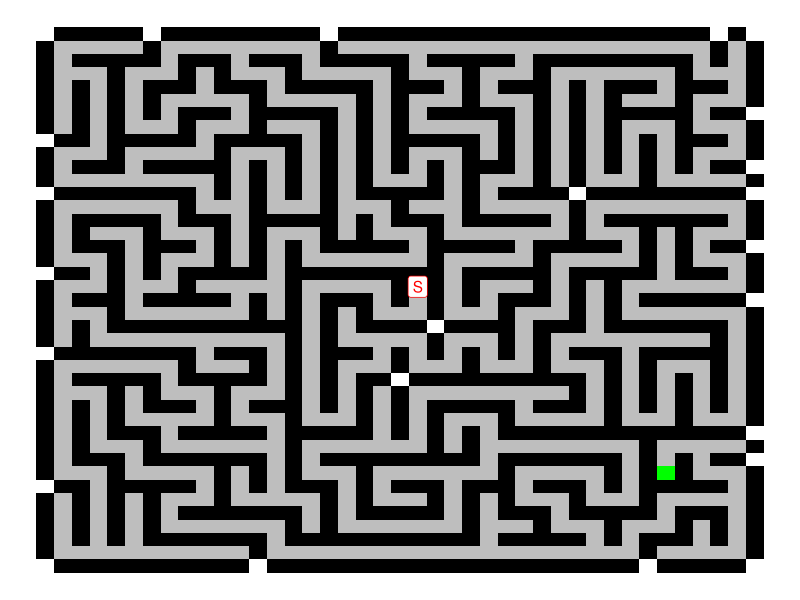

R code for this plot:
# Databricks notebook source
# MAGIC %md https://adventofcode.com/2019/day/15

# COMMAND ----------

# MAGIC %md <article class="day-desc"><h2>--- Day 15: Oxygen System ---</h2><p>Out here in deep space, many things can go wrong. Fortunately, many of those things have <span title="Which indicator lights indicate when the indicator lights have failed?">indicator lights</span>. Unfortunately, one of those lights is lit: the oxygen system for part of the ship has failed!</p>
# MAGIC <p>According to the readouts, the oxygen system must have failed days ago after a rupture in oxygen tank two; that section of the ship was automatically sealed once oxygen levels went dangerously low. A single remotely-operated <em>repair droid</em> is your only option for fixing the oxygen system.</p>
# MAGIC <p>The Elves' care package included an <a href="9">Intcode</a> program (your puzzle input) that you can use to remotely control the repair droid. By running that program, you can direct the repair droid to the oxygen system and fix the problem.</p>
# MAGIC <p>The remote control program executes the following steps in a loop forever:</p>
# MAGIC <ul>
# MAGIC <li>Accept a <em>movement command</em> via an input instruction.</li>
# MAGIC <li>Send the movement command to the repair droid.</li>
# MAGIC <li>Wait for the repair droid to finish the movement operation.</li>
# MAGIC <li>Report on the <em>status</em> of the repair droid via an output instruction.</li>
# MAGIC </ul>
# MAGIC <p>Only four <em>movement commands</em> are understood: north (<code>1</code>), south (<code>2</code>), west (<code>3</code>), and east (<code>4</code>). Any other command is invalid. The movements differ in direction, but not in distance: in a long enough east-west hallway, a series of commands like <code>4,4,4,4,3,3,3,3</code> would leave the repair droid back where it started.</p>
# MAGIC <p>The repair droid can reply with any of the following <em>status</em> codes:</p>
# MAGIC <ul>
# MAGIC <li><code>0</code>: The repair droid hit a wall. Its position has not changed.</li>
# MAGIC <li><code>1</code>: The repair droid has moved one step in the requested direction.</li>
# MAGIC <li><code>2</code>: The repair droid has moved one step in the requested direction; its new position is the location of the oxygen system.</li>
# MAGIC </ul>
# MAGIC <p>You don't know anything about the area around the repair droid, but you can figure it out by watching the status codes.</p>
# MAGIC <p>For example, we can draw the area using <code>D</code> for the droid, <code>#</code> for walls, <code>.</code> for locations the droid can traverse, and empty space for unexplored locations.  Then, the initial state looks like this:</p>
# MAGIC <pre><code>      
# MAGIC       
# MAGIC    D  
# MAGIC       
# MAGIC       
# MAGIC </code></pre>
# MAGIC <p>To make the droid go north, send it <code>1</code>. If it replies with <code>0</code>, you know that location is a wall and that the droid didn't move:</p>
# MAGIC <pre><code>      
# MAGIC    #  
# MAGIC    D  
# MAGIC       
# MAGIC       
# MAGIC </code></pre>
# MAGIC <p>To move east, send <code>4</code>; a reply of <code>1</code> means the movement was successful:</p>
# MAGIC <pre><code>      
# MAGIC    #  
# MAGIC    .D 
# MAGIC       
# MAGIC       
# MAGIC </code></pre>
# MAGIC <p>Then, perhaps attempts to move north (<code>1</code>), south (<code>2</code>), and east (<code>4</code>) are all met with replies of <code>0</code>:</p>
# MAGIC <pre><code>      
# MAGIC    ## 
# MAGIC    .D#
# MAGIC     # 
# MAGIC       
# MAGIC </code></pre>
# MAGIC <p>Now, you know the repair droid is in a dead end. Backtrack with <code>3</code> (which you already know will get a reply of <code>1</code> because you already know that location is open):</p>
# MAGIC <pre><code>      
# MAGIC    ## 
# MAGIC    D.#
# MAGIC     # 
# MAGIC       
# MAGIC </code></pre>
# MAGIC <p>Then, perhaps west (<code>3</code>) gets a reply of <code>0</code>, south (<code>2</code>) gets a reply of <code>1</code>, south again (<code>2</code>) gets a reply of <code>0</code>, and then west (<code>3</code>) gets a reply of <code>2</code>:</p>
# MAGIC <pre><code>      
# MAGIC    ## 
# MAGIC   #..#
# MAGIC   D.# 
# MAGIC    #  
# MAGIC </code></pre>
# MAGIC <p>Now, because of the reply of <code>2</code>, you know you've found the <em>oxygen system</em>! In this example, it was only <code><em>2</em></code> moves away from the repair droid's starting position.</p>
# MAGIC <p><em>What is the fewest number of movement commands</em> required to move the repair droid from its starting position to the location of the oxygen system?</p>
# MAGIC </article>

# COMMAND ----------

library(tidyverse)

# COMMAND ----------

input <- "3,1033,1008,1033,1,1032,1005,1032,31,1008,1033,2,1032,1005,1032,58,1008,1033,3,1032,1005,1032,81,1008,1033,4,1032,1005,1032,104,99,1002,1034,1,1039,102,1,1036,1041,1001,1035,-1,1040,1008,1038,0,1043,102,-1,1043,1032,1,1037,1032,1042,1106,0,124,1001,1034,0,1039,102,1,1036,1041,1001,1035,1,1040,1008,1038,0,1043,1,1037,1038,1042,1105,1,124,1001,1034,-1,1039,1008,1036,0,1041,1002,1035,1,1040,101,0,1038,1043,1002,1037,1,1042,1106,0,124,1001,1034,1,1039,1008,1036,0,1041,1001,1035,0,1040,1002,1038,1,1043,1002,1037,1,1042,1006,1039,217,1006,1040,217,1008,1039,40,1032,1005,1032,217,1008,1040,40,1032,1005,1032,217,1008,1039,35,1032,1006,1032,165,1008,1040,7,1032,1006,1032,165,1101,2,0,1044,1105,1,224,2,1041,1043,1032,1006,1032,179,1101,1,0,1044,1105,1,224,1,1041,1043,1032,1006,1032,217,1,1042,1043,1032,1001,1032,-1,1032,1002,1032,39,1032,1,1032,1039,1032,101,-1,1032,1032,101,252,1032,211,1007,0,38,1044,1106,0,224,1101,0,0,1044,1105,1,224,1006,1044,247,1001,1039,0,1034,101,0,1040,1035,101,0,1041,1036,102,1,1043,1038,102,1,1042,1037,4,1044,1106,0,0,4,23,34,36,20,5,93,36,72,13,75,47,14,34,44,15,61,24,50,12,76,22,40,17,13,24,59,32,99,35,33,5,31,91,44,27,11,21,15,20,99,6,62,16,62,6,14,69,10,53,37,52,99,18,92,33,19,99,6,82,13,19,45,15,21,39,59,1,24,39,79,77,35,5,69,79,95,28,49,71,7,83,81,99,58,17,3,98,37,11,14,29,44,50,23,75,1,15,67,45,35,44,93,62,31,6,85,81,24,19,22,86,54,19,77,6,4,15,35,40,42,7,9,69,2,53,63,78,94,29,82,3,16,64,86,48,36,57,20,54,25,7,89,51,31,52,17,64,51,12,67,6,99,12,17,99,10,73,16,25,57,78,2,4,46,37,96,25,9,96,80,6,60,9,7,3,24,52,33,73,23,22,71,24,77,19,96,35,86,50,93,2,75,25,59,14,79,31,54,4,24,87,17,18,88,25,36,49,87,22,22,20,76,31,62,18,39,39,35,70,79,37,35,72,26,25,96,8,35,25,60,26,34,5,21,37,79,65,99,50,7,33,54,69,39,35,21,72,9,67,16,92,47,65,89,20,77,34,85,24,87,3,49,62,2,81,17,49,31,41,29,80,18,63,2,70,18,96,31,53,70,24,37,78,59,20,74,8,67,93,29,24,71,19,23,28,90,10,21,34,49,18,14,48,90,13,54,93,4,96,95,23,26,85,3,3,99,24,43,8,72,19,50,17,58,94,5,50,16,12,91,25,68,68,42,27,54,49,2,44,47,31,3,35,66,36,67,2,84,74,14,3,5,63,95,21,23,47,22,61,25,28,69,3,50,13,74,96,53,9,32,21,90,8,8,34,66,49,18,34,63,28,90,37,14,43,33,97,12,39,96,31,23,76,14,16,12,74,43,10,63,14,20,95,73,1,59,5,40,97,42,47,29,54,64,17,73,44,10,44,43,42,53,37,37,29,48,9,10,18,28,69,62,25,50,53,29,15,60,10,74,1,83,21,21,49,19,61,35,30,99,87,10,42,17,4,67,87,6,89,2,21,56,1,80,24,1,64,24,42,95,20,95,77,23,29,84,39,5,91,65,16,39,46,36,57,23,30,49,70,21,7,92,22,90,1,25,41,20,35,59,54,98,88,40,23,33,99,5,95,28,73,15,72,76,8,2,11,86,23,31,6,69,13,23,93,86,59,24,16,90,23,32,41,11,50,84,58,28,40,3,71,12,86,33,45,34,33,81,23,10,33,53,28,81,68,15,96,4,68,3,54,19,73,27,3,21,99,5,47,77,26,28,49,35,92,4,18,1,66,16,1,28,28,66,56,26,23,45,53,20,55,32,26,57,67,5,86,73,9,70,2,87,16,75,93,31,78,66,14,76,4,64,24,80,20,45,15,75,17,54,85,16,16,28,45,20,85,34,7,2,82,59,25,15,58,92,36,88,46,22,78,6,71,15,23,67,14,71,60,33,56,10,61,7,40,79,37,59,58,37,34,59,17,80,10,90,11,89,95,9,37,9,45,60,10,29,73,4,95,42,29,54,49,21,36,65,34,21,94,70,37,86,33,92,84,15,18,72,82,28,12,12,25,91,40,68,2,8,83,59,62,4,29,75,79,34,21,99,24,90,79,13,22,92,62,73,19,9,84,46,11,88,32,92,35,58,79,31,4,30,90,21,93,14,76,55,48,23,43,13,89,13,67,33,90,86,70,32,65,15,77,32,48,25,61,27,58,2,81,36,59,10,77,5,95,35,41,50,88,0,0,21,21,1,10,1,0,0,0,0,0,0"

# COMMAND ----------

sequence <- str_split(input, ",") %>% unlist() %>% parse_integer()
sequence

# COMMAND ----------

create_instructions <- function(instructions) {
  result <- structure(instructions, class = "instructions")
  attr(result, "relative_base") <- 0
  names(result) <- seq(from = 0, length.out = length(instructions))
  result
}

# i is a two-element list. The first is the 0-indexed index. The second is an integer indicating the mode
get_index <- function(v, i) {
  index <- i[[1]]
  if (i[[2]] == 0) {
    # Position mode
    index <- v[[as.character(index)]]
  } else if (i[[2]] == 1) {
    # Absolute mode
    # (Do nothing)
  } else if (i[[2]] == 2) {
    # Relative mode
    index <- v[list(index, 1)] + attr(v, "relative_base")
  }
  index
}

`[.instructions` <- function(v, i) {
  index <- as.character(get_index(v, i))
  result <- v[[index]]
  if (is.null(result) || is.na(result)) v[[index]] <- 0
  v[[index]]
}

`[<-.instructions` <- function(v, i, j, value) {
  v[[as.character(get_index(v, i))]] <- value
  v
}

# COMMAND ----------

run_bot <- function(bot, input) {
  while (bot$instructions[list(bot$i, 1)] != 99) {
    value <- bot$instructions[list(bot$i, 1)]
    
    op_code <- value %% 100
    p1_index_mode <- value %% 1000 %/% 100
    p2_index_mode <- value %% 10000 %/% 1000
    p3_index_mode <- value %% 100000 %/% 10000
    
    p1 <- list(bot$i + 1, p1_index_mode)
    p2 <- list(bot$i + 2, p2_index_mode)
    p3 <- list(bot$i + 3, p3_index_mode)
    
    if (op_code == 1) {
      bot$instructions[p3] <- bot$instructions[p1] + bot$instructions[p2]
    } else if (op_code == 2) {
      bot$instructions[p3] <- bot$instructions[p1] * bot$instructions[p2]
    } else if (op_code == 3) {
      bot$instructions[p1] <- input
    } else if (op_code == 4) {
      bot$output <- bot$instructions[p1]
      num_params <- 1
      bot$i <- bot$i + 1 + num_params
      break
    } else if (op_code == 5) {
      if (bot$instructions[p1] != 0) {
        bot$i <- bot$instructions[p2] 
        next
      }
    } else if (op_code == 6) {
      if (bot$instructions[p1] == 0) {
        bot$i = get_index(bot$instructions, p2) - 1
        bot$i <- bot$instructions[p2] 
        next
      }
    } else if (op_code == 7) {
      bot$instructions[p3] <- bot$instructions[p1] < bot$instructions[p2]
    } else if (op_code == 8) {
      bot$instructions[p3] <- bot$instructions[p1] == bot$instructions[p2]
    } else if (op_code == 9) {
      attr(bot$instructions, "relative_base") <- attr(bot$instructions, "relative_base") + bot$instructions[p1]
    } else {
      stop(paste0('Invalid op code: ', op_code, ' at position ', i, '\n', paste0(bot$instructions, collapse = ', ')))
    }
    
    num_params <- case_when(
      op_code %in% c(3, 4, 9) ~ 1,
      op_code %in% c(5, 6) ~ 2,
      op_code %in% c(1, 2, 7, 8) ~ 3
    )
    bot$i <- bot$i + 1 + num_params
  }
  
  if (bot$instructions[list(bot$i, TRUE)] == 99) {
    bot$is_halted <- TRUE
  }

  bot
}

# COMMAND ----------

create_bot <- function(instructions) {
  list(
    instructions = create_instructions(instructions),
    i = 0,
    x = 0,
    y = 0,
    is_halted = FALSE,
    output = NULL
  )
}

hash <- paste

solve <- function(instructions) {
  bots <- list(create_bot(instructions))
  ds <- c(0)
  visited <- c()

  repeat {
    i <- which.min(ds)

    bot <- bots[[i]]
    d <- ds[i]

    bots[[i]] <- NULL
    ds <- ds[-i]

    if (hash(bot$x, bot$y) %in% visited) next
    visited <- c(visited, hash(bot$x, bot$y))
    
    for (input_value in seq_len(4)) {
      new_x <- bot$x + (input_value == 4) - (input_value == 3)
      new_y <- bot$y + (input_value == 2) - (input_value == 1)

      if (hash(new_x, new_y) %in% visited) next
      
      new_bot <- run_bot(bot, input_value)
      new_bot$x <- new_x
      new_bot$y <- new_y
      
      if (new_bot$output == 0) {
        visited <- c(visited, hash(new_x, new_y))
        next # Wall
      }

      if (new_bot$output == 1) { # Move
        bots <- c(bots, list(new_bot))
        ds <- c(ds, d + 1)
      }

      if (new_bot$output == 2) return(d + 1) # Found oxygen system
    }
  }
}

# COMMAND ----------

answer <- solve(sequence)
answer

# COMMAND ----------

# MAGIC %md <article class="day-desc"><h2 id="part2">--- Part Two ---</h2><p>You quickly repair the oxygen system; oxygen gradually fills the area.</p>
# MAGIC <p>Oxygen starts in the location containing the repaired oxygen system. It takes <em>one minute</em> for oxygen to spread to all open locations that are adjacent to a location that already contains oxygen. Diagonal locations are <em>not</em> adjacent.</p>
# MAGIC <p>In the example above, suppose you've used the droid to explore the area fully and have the following map (where locations that currently contain oxygen are marked <code>O</code>):</p>
# MAGIC <pre><code> ##   
# MAGIC #..## 
# MAGIC #.#..#
# MAGIC #.O.# 
# MAGIC  ###  
# MAGIC </code></pre>
# MAGIC <p>Initially, the only location which contains oxygen is the location of the repaired oxygen system.  However, after one minute, the oxygen spreads to all open (<code>.</code>) locations that are adjacent to a location containing oxygen:</p>
# MAGIC <pre><code> ##   
# MAGIC #..## 
# MAGIC #.#..#
# MAGIC #OOO# 
# MAGIC  ###  
# MAGIC </code></pre>
# MAGIC <p>After a total of two minutes, the map looks like this:</p>
# MAGIC <pre><code> ##   
# MAGIC #..## 
# MAGIC #O#O.#
# MAGIC #OOO# 
# MAGIC  ###  
# MAGIC </code></pre>
# MAGIC <p>After a total of three minutes:</p>
# MAGIC <pre><code> ##   
# MAGIC #O.## 
# MAGIC #O#OO#
# MAGIC #OOO# 
# MAGIC  ###  
# MAGIC </code></pre>
# MAGIC <p>And finally, the whole region is full of oxygen after a total of four minutes:</p>
# MAGIC <pre><code> ##   
# MAGIC #OO## 
# MAGIC #O#OO#
# MAGIC #OOO# 
# MAGIC  ###  
# MAGIC </code></pre>
# MAGIC <p>So, in this example, all locations contain oxygen after <code><em>4</em></code> minutes.</p>
# MAGIC <p>Use the repair droid to get a complete map of the area. <em>How many minutes will it take to fill with oxygen?</em></p>
# MAGIC </article>

# COMMAND ----------

create_area_map <- function(instructions) {
  area_map <- list() # x, y, value
  
  bots <- list(create_bot(instructions))
  visited <- c()

  while (length(bots) > 0) {
    bot <- bots[[1]]
    bots[[1]] <- NULL

    if (hash(bot$x, bot$y) %in% visited) next
    visited <- c(visited, hash(bot$x, bot$y))
    
    for (input_value in seq_len(4)) {
      new_x <- bot$x + (input_value == 4) - (input_value == 3)
      new_y <- bot$y + (input_value == 2) - (input_value == 1)

      if (hash(new_x, new_y) %in% visited) next
      
      new_bot <- run_bot(bot, input_value)
      new_bot$x <- new_x
      new_bot$y <- new_y
      
      if (new_bot$output == 0) {
        visited <- c(visited, hash(new_x, new_y))
      } else if (new_bot$output == 1) { # Move
        bots <- c(bots, list(new_bot))
      } else if (new_bot$output == 2) {} # Found oxygen system
      
      area_map <- c(area_map, list(c(new_bot$x, new_bot$y, new_bot$output)))
    }
  }
  
  area_map %>% map_dfr(set_names, c("x", "y", "value"))
}

# COMMAND ----------

area_map <- create_area_map(sequence)
area_map

# COMMAND ----------

ggplot(area_map, aes(x, y, fill = as.factor(value))) +
  geom_tile() +
  annotate("label", x = 0, y = 0, color = "red", label = "S") +
  scale_fill_manual(values = c("black", "grey", "green")) +
  theme_void() +
  theme(legend.position = "none")

# COMMAND ----------

compute_oxygen_fill_time <- function(area_map) {
  ds <- c(0)
  xs <- c(area_map$x[area_map$value == 2])
  ys <- c(area_map$y[area_map$value == 2])
  
  visited <- c()
  valid_coords <-
    area_map %>%
    filter(value == 1) %>%
    transmute(id = hash(x, y)) %>%
    pull() %>%
    c(hash(0, 0))
  
  max_d <- 0
  
  while(length(ds) > 0) {
    i <- which.min(ds)

    d <- ds[i]
    x <- xs[i]
    y <- ys[i]

    ds <- ds[-i]
    xs <- xs[-i]
    ys <- ys[-i]

    if (hash(x, y) %in% visited) next
    visited <- c(visited, hash(x, y))
    
    max_d <- max(max_d, d)
    
    for (direction in seq_len(4)) {
      new_x <- x + (direction == 4) - (direction == 3)
      new_y <- y + (direction == 2) - (direction == 1)
      new_d <- d + 1

      if (hash(new_x, new_y) %in% visited) next
      
      if (hash(new_x, new_y) %in% valid_coords) { # Move
        ds <- c(ds, new_d)
        xs <- c(xs, new_x)
        ys <- c(ys, new_y)
      }
    }
  }
  max_d
}

# COMMAND ----------

answer <- compute_oxygen_fill_time(area_map)
answer
